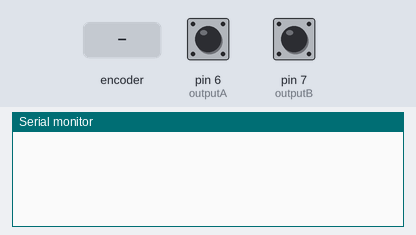
The sketch below on a simulated Arduino Uno, built with avr-gcc and run on an emulated ATmega328P. Parts: the last lines printed to the serial monitor. The inputs (shaded band) are chosen by the test bench; at power-on: pin 6 (outputA) HIGH, pin 7 (outputB) HIGH.

Above: at 1.2 s.
1.3 s: rotary encoder on pin 6 (outputA) / pin 7 (outputB) turned 1 step (first pin leading)
At 2.6 s:
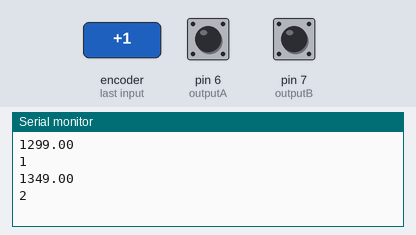
3.0 s: rotary encoder on pin 6 (outputA) / pin 7 (outputB) turned 1 step (first pin leading)
At 4.0 s:
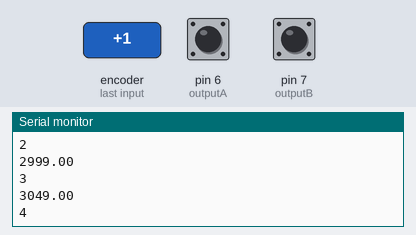
Timing chart, 0 to 6.0 s (numbered marks = the images above; inputs shaded):
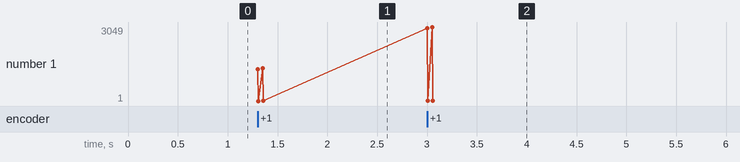

The sketch:

record_rotation.ino
```cpp
int len = 0;
int loops = 0;
float current_time;
float timechart[100];
int  footprint[100];
 #define outputA 6
 #define outputB 7
 int counter = 0;
 int aState;
 int aLastState;

void setup() {
  // put your setup code here, to run once:
    Serial.begin (9600);
    pinMode (outputA,INPUT);
    pinMode (outputB,INPUT);
    aLastState = digitalRead(outputA);
}

void loop() {
  // put your main code here, to run repeatedly:
    aState = digitalRead(outputA); // Reads the "current" state of the outputA
   // If the previous and the current state of the outputA are different, that means a Pulse has occured
   if (aState != aLastState){
     // If the outputB state is different to the outputA state, that means the encoder is rotating clockwise
     if (digitalRead(outputB) != aState) {
       counter ++;
     } else {
       counter --;
     }

//     Serial.print("Position: ");
//    Serial.println(counter);
      current_time = millis();
      footprint[loops] = current_time;
       footprint[loops] = counter;
       Serial.print(current_time);
       Serial.print("\n");
       Serial.print(counter);
       Serial.print("\n");
       loops ++;
       aLastState = aState;
   }


}
```

Measured:
- after the input at 1.3 s, the serial monitor: prints a new line at once (image 1)
- after the input at 3.0 s, the serial monitor: prints a new line at once (image 2)
- plotted number 1: 2 → 4 after the input at 3.0 s
